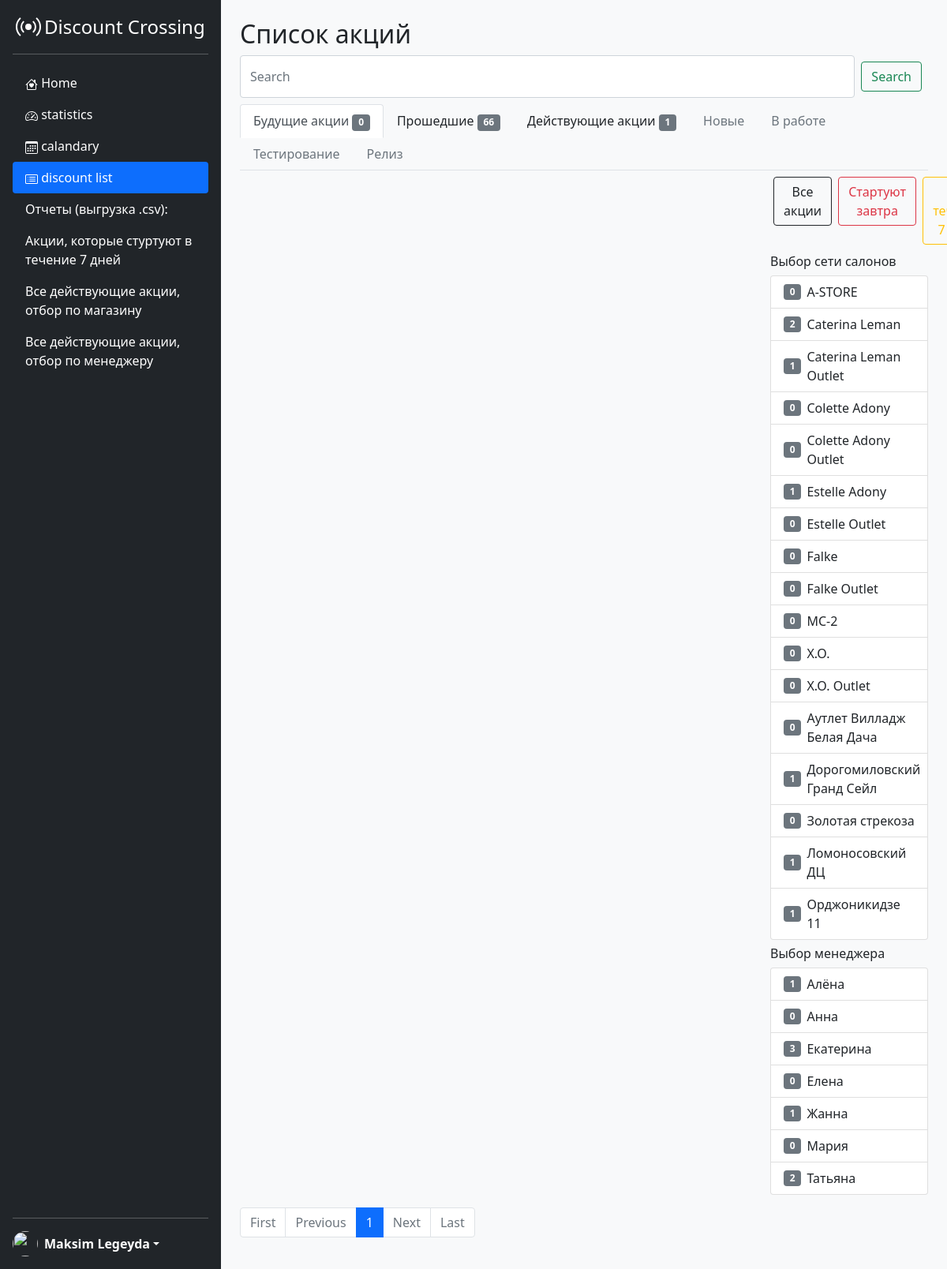
Before: /discountList with the older database file.
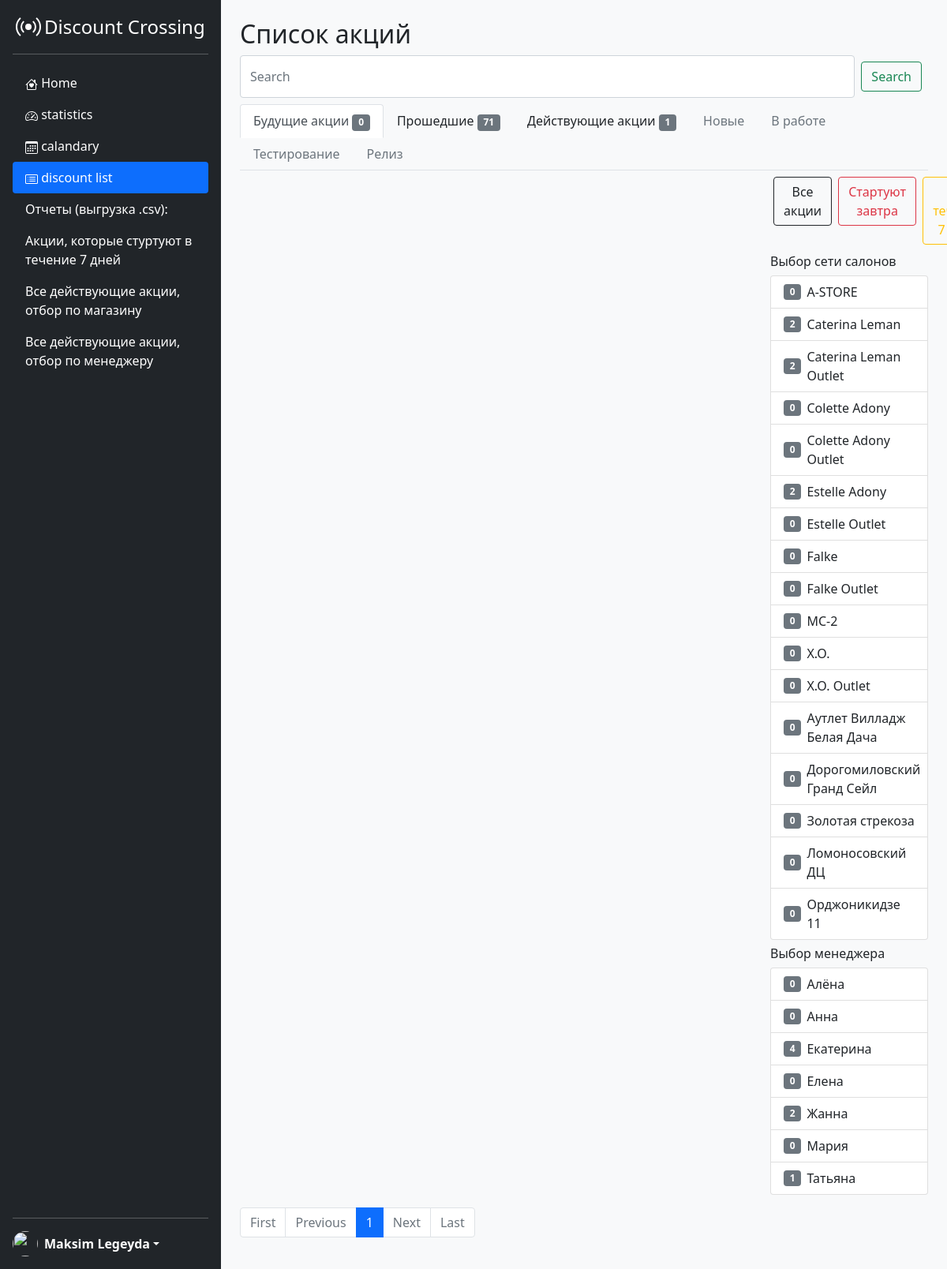
After: the same page with the newer database file.
### shops/models.py (models this page shows, shortened)
class Shop(models.Model):
    title = models.CharField(max_length=250, null=True, verbose_name='Наименование магазина')
    manager = models.ManyToManyField(ShopManagers)
    countFutureDiscount = models.IntegerField(default=0, verbose_name='Количество будущих акций')
    countPastDiscount = models.IntegerField(default=0, verbose_name='Количество прошедших акций')
    countCurrentDiscount = models.IntegerField(default=0, verbose_name='Количество текущих акций')
    class Meta:
        verbose_name = 'Магазин'
        verbose_name_plural = 'Магазины'

class ShopManagers(models.Model):
    name = models.CharField(max_length=250, null=True, verbose_name='Руководить сети (акции)')
    phone = models.CharField(max_length=25, blank=True, default='+7', verbose_name='Телефон')
    countFutureDiscount = models.IntegerField(default=0, verbose_name='Количество будущих акций')
    countPastDiscount = models.IntegerField(default=0, verbose_name='Количество прошедших акций')
    countCurrentDiscount = models.IntegerField(default=0, verbose_name='Количество текущих акций')
    class Meta:
        verbose_name = 'Менеджер'
        verbose_name_plural = 'Менеджеры'

### discount/views.py (the view)
# urls.py: path('discountList', views.discountList, name='discountList'),
def discountList(request, shop_id=None):
    now = datetime.now()
    shopsList = Shop.objects.all().order_by('title')
    managers = ShopManagers.objects.all().order_by('name')
    discountCurrent = DiscountData.objects.filter(startDate__lte=now).filter(endDate__gte=now).order_by('-startDate')
    discountsOld = DiscountData.objects.filter(startDate__lte=now).filter(endDate__lte=now).order_by('-startDate')
    discountsFuture = DiscountData.objects.filter(startDate__gte=now).order_by('startDate')
    discountCounter = discountsFuture.count()
    discountCounterOld = discountsOld.count()
    discountCounterCurrent = discountCurrent.count()
    if request.path == '/discountList':
        discounts = discountsFuture
    elif request.path == '/OldDiscountList':
        discounts = discountsOld
    elif request.path == '/CurrentDiscountList':
        discounts = discountCurrent
    paginator = Paginator(discounts, 7)
    page_number = request.GET.get('page')
    page_obj = paginator.get_page(page_number)
    context = {
        'discounts' : discounts,
        'counter' : discountCounter,
        'counterOLd' : discountCounterOld,
        'counterCurrent' : discountCounterCurrent,
        'shopListItem' : shopsList,
        'page_obj' : page_obj,
        'managers' : managers,
    }
    return render(request, template_name='discount_list.html', context=context)

### templates/discount_list.html (shortened to what this page needs)
{% extends 'base.html' %}
{% block content %}
<div class="p-4 bg-light" style="width: 100%;">
<h2 class="">Список акций</h2>
    <form class="form-inline my-2 my-lg-0 d-flex" action="{% url 'search_results' %}" method="get">
      <input name="q" class="form-control mr-sm-2" type="search" placeholder="Search" aria-label="Search">
      <button class="btn btn-outline-success m-2" type="submit">Search</button>
    </form>
  <ul class="nav nav-tabs mt-2">
    <li class="nav-item">
      {% url 'discountList' as url_discountList %}
      <a class="nav-link link-dark {% if url_discountList in request.path %}active{% endif %}"
      href="/discountList">Будущие акции <span class="badge bg-secondary">{{ counter }}</span></a>
    </li>
    <li class="nav-item">
      {% url 'OldDiscountList' as url_OldDiscountList %}
      <a class="nav-link link-dark {% if url_OldDiscountList in request.path %}active{% endif %}"
      href="/OldDiscountList">Прошедшие <span class="badge bg-secondary">{{ counterOLd }}</span></a>
    </li>
    <li class="nav-item">
      {% url 'CurrentDiscountList' as url_CurrentDiscountList %}
      <a class="nav-link link-dark {% if url_CurrentDiscountList in request.path %}active{% endif %}"
      href="/CurrentDiscountList">Действующие акции <span class="badge bg-secondary">{{ counterCurrent }}</span></a>
    </li>
    <li class="nav-item">
      <a class="nav-link disabled link-dark" href="#">Новые</a>
    </li>
    <li class="nav-item">
      <a class="nav-link disabled link-dark" href="#">В работе</a>
    </li>
    <li class="nav-item">
      <a class="nav-link disabled link-dark" href="#">Тестирование</a>
    </li>
    <li class="nav-item">
      <a class="nav-link disabled link-dark" href="#">Релиз</a>
    </li>
  </ul>
<div class="content" style="min-height: 79vh;">
<div class="row">
<div class="col">
</div>
<div class="col-3 mt-1 pr-5">
  <div class="d-flex">
    <form class="m-1" action="{% url 'discountList' %}" method="get">
      <button type="submit" class="btn btn-outline-dark">Все акции</button>
    </form>
    <form class="m-1" action="{% url 'startTomorrow' %}" method="get">
      <button type="submit" class="btn btn-outline-danger">Стартуют завтра</button>
    </form>
    <form class="m-1" action="{% url 'startWithinAWeek' %}" method="get">
      <button type="submit" class="btn btn-outline-warning">В течение 7 дней</button>
    </form>
  </div>
  <h6 class="mt-2">Выбор сети салонов</h6>
  <ul class="list-group">
    {% for shop in shopListItem %}
      <li class="list-group-item d-flex align-items-center">
          {% if url_discountList in request.path %}<span class="badge bg-secondary">{{ shop.countFutureDiscount }}</span>{% endif %}
        <a class="link-dark" style="text-decoration: none; margin-left: 7px;" href="shop/filter/discountList/{{ shop.id }}">{{ shop.title }}</a>
      </li>
    {% endfor %}
  </ul>
  <h6 class="mt-2">Выбор менеджера</h6>
  <ul class="list-group">
    {% for manager in managers %}
      <li class="list-group-item d-flex align-items-center">
          {% if url_discountList in request.path %}<span class="badge bg-secondary">{{ manager.countFutureDiscount }}</span>{% endif %}
        <a class="link-dark" style="text-decoration: none; margin-left: 7px;" href="manager/filter/discountList/{{ manager.id }}">{{ manager.name }}</a>
      </li>
    {% endfor %}
  </ul>
</div>
</div>
</div>
<nav aria-label="..." class="mt-3" style="bottom: 0;">
  <ul class="pagination">
    <li class="page-item {% if not page_obj.has_previous %}disabled{% endif %}">
      {% if page_obj.has_previous %}
      <a class="page-link" href="?page=1">First</a>
      {% else %}
      <span class="page-link">First</span>
      {% endif %}
    </li>
    <li class="page-item {% if not page_obj.has_previous %}disabled{% endif %}">
      {% if page_obj.has_previous %}
      <a class="page-link" href="?page={{ page_obj.previous_page_number }}">Previous</a>
      {% else %}
      <span class="page-link">Previous</span>
      {% endif %}
    </li>
    {% for i in page_obj.paginator.page_range %}
    {% if page_obj.number == i %}
    <li class="page-item active" aria-current="page">
      <span class="page-link">{{ i }}</span>
    </li>
    {% elif i > page_obj.number|add:'-3' and i < page_obj.number|add:'3' %}
    <li class="page-item"><a class="page-link" href="?page={{ i }}">{{ i }}</a></li>
    {% endif %}
    {% endfor %}
    <li class="page-item {% if not page_obj.has_next %}disabled{% endif %}">
      {% if page_obj.has_next %}
      <a class="page-link" href="?page={{ page_obj.next_page_number }}">Next</a>
      {% else %}
      <span class="page-link">Next</span>
      {% endif %}
    </li>
    <li class="page-item {% if not page_obj.has_next %}disabled{% endif %}">
      {% if page_obj.has_next %}
      <a class="page-link" href="?page={{ page_obj.paginator.num_pages }}">Last</a>
      {% else %}
      <span class="page-link">Last</span>
      {% endif %}
    </li>
  </ul>
</nav>
</div>
{% endblock %}

### templates/base.html (shortened to what this page needs)
{% load static %}
<!DOCTYPE html>
<html lang="ru">
<head>
    <link href="https://cdn.jsdelivr.net/npm/bootstrap@5.0.2/dist/css/bootstrap.min.css" rel="stylesheet">
    <link rel="stylesheet" href="https://cdn.jsdelivr.net/npm/bootstrap-icons@1.10.4/font/bootstrap-icons.css">
    <link rel="stylesheet" href="{% static 'css/sidebars.css' %}">
</head>
<body>
  <main class="d-flex">
  <div class="d-flex flex-column flex-shrink-0 p-3 text-white bg-dark" style="width: 280px; min-height: 100vh;">
    <a href="/home" class="d-flex align-items-center mb-3 mb-md-0 me-md-auto text-white text-decoration-none">
      <span class="fs-4">Discount Crossing</span>
    </a>
    <hr>
    <ul class="nav nav-pills flex-column mb-auto">
      <li class="nav-item">
        {% url 'home' as url_main%}
        <a href="/home" class="nav-link {%if url_main == request.path %}active{% endif %} text-white" aria-current="page">
          Home
        </a>
      </li>
      <li>
        {% url 'statistics' as url_statistics %}
        <a href="{% url 'statistic' %}" class="nav-link {% if url_statistics == request.path %}active{% endif %} text-white">
          statistics
        </a>
      </li>
      <li>
        {% url 'calandary' as url_calandary %}
        <a href="/calandary" class="nav-link {% if url_calandary == request.path %}active{% endif %} text-white">
          calandary
        </a>
      </li>
      <li>
        {% url 'discountList' as url_discountList %}
        {% url 'OldDiscountList' as url_discountListOld %}
        {% url 'CurrentDiscountList'  as url_discountListCurrent %}
        <a href="/discountList" class="nav-link {% if url_discountList in request.path or url_discountListOld in request.path or url_discountListCurrent in request.path %}active{% endif %} text-white">
          discount list
        </a>
      </li>
      <li>
        <a class="nav-link text-white">
          Отчеты (выгрузка .csv):
        </a>
      </li>
      <li>
        <a href="/discountList" class="nav-link text-white">
          Акции, которые стуртуют в течение 7 дней
        </a>
      </li>
      <li>
        <a href="/discountList" class="nav-link text-white">
          Все действующие акции, отбор по магазину
        </a>
      </li>
      <li>
        <a href="/discountList" class="nav-link text-white">
          Все действующие акции, отбор по менеджеру
        </a>
      </li>
    </ul>
    <hr>
    <div class="dropdown">
      <a href="#" class="d-flex align-items-center text-white text-decoration-none dropdown-toggle" id="dropdownUser1" data-bs-toggle="dropdown" aria-expanded="false">
        <img src="https://github.com/mdo.png" alt="" width="32" height="32" class="rounded-circle me-2">
        <strong>Maksim Legeyda</strong>
      </a>
    </div>
  </div>
  {% block content %}
  {% endblock %}
  </main>
</body>
</html>

### static/css/sidebars.css (style rules this page uses)
body { min-height: 100vh; min-height: -webkit-fill-available; }
html { height: -webkit-fill-available; overflow-x: hidden; margin-right: calc(-1 * (100vw - 100%)); }
main { height: 100vh; height: -webkit-fill-available; overflow-x: auto; overflow-y: hidden; }
.dropdown-toggle { outline: 0; }

Changed rows visible on the page:
changed Shop "Caterina Leman Outlet": countFutureDiscount "1" → "2"
changed Shop "Estelle Adony": countFutureDiscount "1" → "2"
changed Shop "Дорогомиловский Гранд Сейл": countFutureDiscount "1" → "0"
changed Shop "Ломоносовский ДЦ": countFutureDiscount "1" → "0"
changed Shop "Орджоникидзе 11": countFutureDiscount "1" → "0"
changed ShopManagers "Алёна": countFutureDiscount "1" → "0"
changed ShopManagers "Екатерина": countFutureDiscount "3" → "4"
changed ShopManagers "Жанна": countFutureDiscount "1" → "2"
changed ShopManagers "Татьяна": countFutureDiscount "2" → "1"
Other visible differences:
{{ counterOLd }}: "66" → "71"
